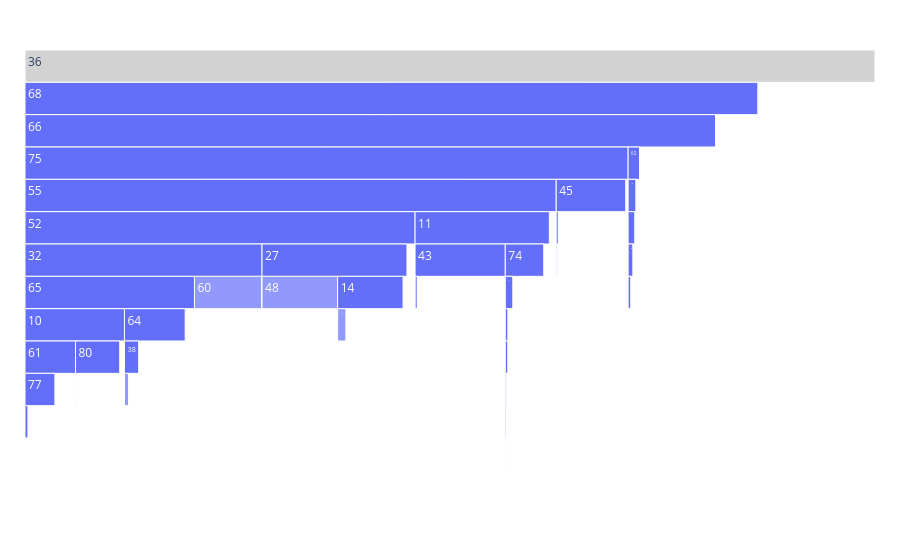

Here is the notebook cell this chart was saved with:
### Code cell
fig = make_icicle(path_templ(11))
fig.show()

### Figure 1 — Plotly figure (JSON) as saved in the notebook; plotly's stock layout.template omitted (floating-point values rounded to 4 significant figures)
{"data": [{"labels": ["0", "1", "2", "3", "4", "5", "6", "7", "8", "9", "10", "11", "12", "13", "14", "15", "16", "17", "18", "19", "20", "21", "22", "23", "24", "25", "26", "27", "28", "29", "30", "31", "32", "33", "34", "35", "36", "37", "38", "39", "40", "41", "42", "43", "44", "45", "46", "47", "48", "49", "50", "51", "52", "53", "54", "55", "56", "57", "58", "59", "60", "61", "62", "63", "64", "65", "66", "67", "68", "69", "70", "71", "72", "73", "74", "75", "76", "77", "78", "79", "80"], "parents": ["23", "17", "23", "43", "50", "7", "7", "77", "36", "68", "65", "55", "74", "57", "27", "12", "63", "50", "38", "62", "26", "2", "6", "39", "34", "43", "19", "52", "26", "22", "39", "56", "52", "24", "45", "56", "", "77", "64", "40", "35", "57", "40", "11", "45", "75", "20", "74", "27", "22", "80", "2", "55", "61", "34", "75", "12", "20", "35", "62", "32", "10", "66", "17", "65", "32", "68", "6", "36", "80", "14", "38", "63", "24", "11", "66", "14", "61", "64", "19", "10"], "root": {"color": "lightgrey"}, "tiling": {"orientation": "v"}, "type": "icicle", "values": [1, 1, 21, 211, 2, 1, 7, 231, 1, 1, 390, 460, 405, 1, 4688, 2, 1, 16, 351, 87, 176, 1, 13, 8, 72, 1, 155, 320, 2, 1, 1, 1, 42, 5, 98, 102, 9628, 1, 835, 46, 17, 55, 2, 7218, 2, 5545, 1, 1, 6227, 5, 23, 21, 669, 1, 2, 566, 6, 177, 2, 1, 5520, 1677, 281, 4, 3810, 766, 6269, 2, 3495, 1, 698, 2, 20, 2, 2531, 195, 2, 2220, 2, 2, 3574]}], "layout": {"margin": {"b": 25, "l": 25, "r": 25, "t": 50}}}
